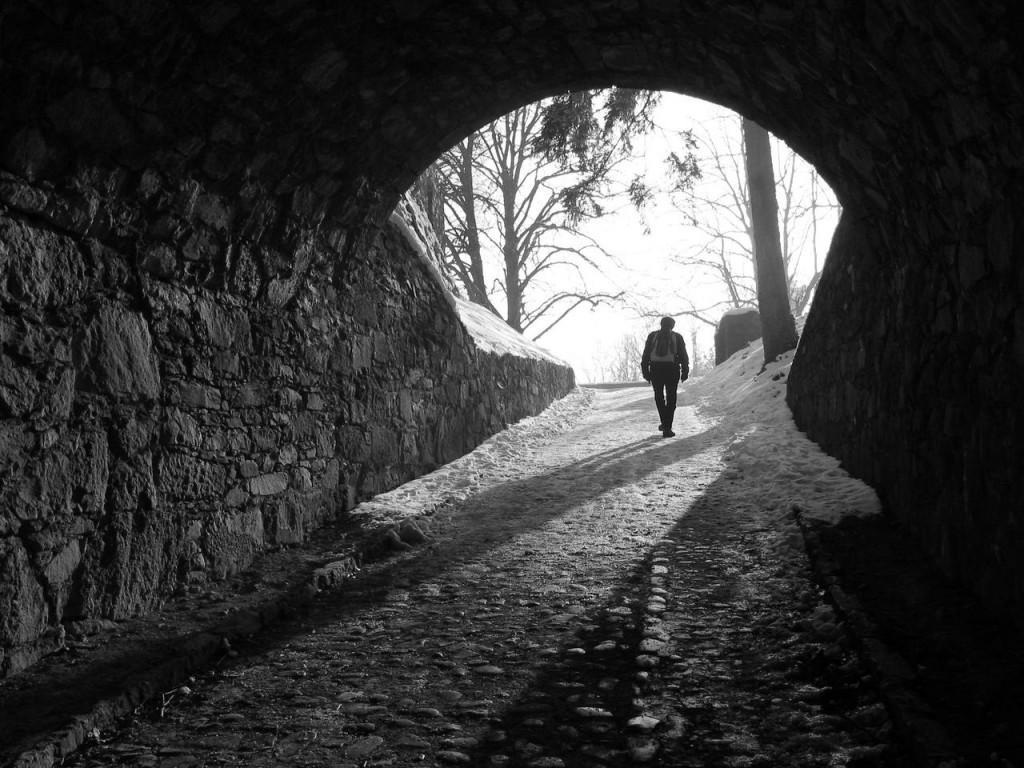
#> input picture Lab4/assignment/original.jpg, 1024 x 768 px
$ python homo_from_net.py
#> lines starting #> are read from the running program, lines starting #| are printed output that depends on the picture
import cv2
import numpy as np
from matplotlib import pyplot as plt
from copy import deepcopy as dpc
from math import exp, sqrt


# [8 lines left out: function min_max_normalize, not called in this run]


image = cv2.imread("original.jpg", 0)
#> image is the input picture: shape (768, 1024); min 0, max 255, mean 56.8
height, width = image.shape
#> height = 768; width = 1024
dft_M = cv2.getOptimalDFTSize(height)
#> dft_M = 768
dft_N = cv2.getOptimalDFTSize(width)
#> dft_N = 1024

# Filter parameters
yh, yl, c, d0, = 0, 0, 0, 0
# User parameters
y_track, d0_track, c_track = 0, 0, 0
complex = 0

# [31 lines left out: functions setyl, setyh, setc, setd0, not called in this run]


def main():
    # copyMakeBorder(src, top, bottom, left, right, borderType[, dst[, value]])
    # BORDER_CONSTANT = Pad the image with a constant value (i.e. black or 0)
    padded = cv2.copyMakeBorder(image, 0, dft_M - height, 0, dft_N - width, cv2.BORDER_CONSTANT, 0)
    padded = np.log(padded + 1)  # so we never have log of 0
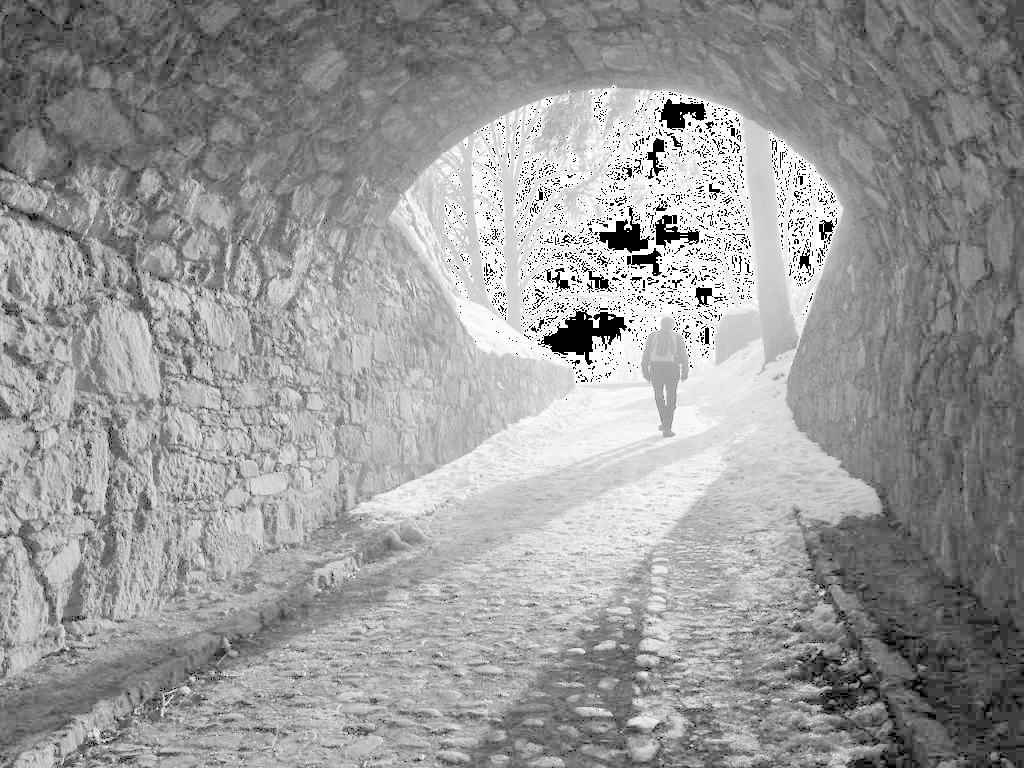
#> padded: shape (768, 1024) float16; 1.64% of the values are NaN or infinite; the others: min 0, max 5.54, mean 3.41; drawn with min black, max white, NaN and infinite black
    global complex
    complex = cv2.dft(np.float32(padded) / 255.0, flags=cv2.DFT_COMPLEX_OUTPUT)
    complex = np.fft.fftshift(complex)
    img = 20 * np.log(cv2.magnitude(complex[:, :, 0], complex[:, :, 1]))
#> img: shape (768, 1024) float32; every value is NaN or infinite

    cv2.namedWindow('Image', cv2.WINDOW_NORMAL)
    cv2.imshow("Image", image)
    cv2.resizeWindow("Image", 400, 400)

    cv2.namedWindow('DFT', cv2.WINDOW_NORMAL)
    cv2.imshow("DFT", np.uint8(img))
    cv2.resizeWindow("DFT", 250, 250)

    cv2.createTrackbar("YL", "Image", y_track, 100, setyl)
    cv2.createTrackbar("YH", "Image", y_track, 100, setyh)
    cv2.createTrackbar("C", "Image", c_track, 100, setc)
    cv2.createTrackbar("D0", "Image", d0_track, 100, setd0)

    cv2.waitKey(0)
    cv2.destroyAllWindows()


# [26 lines left out: function homomorphic, not called in this run]


main()
